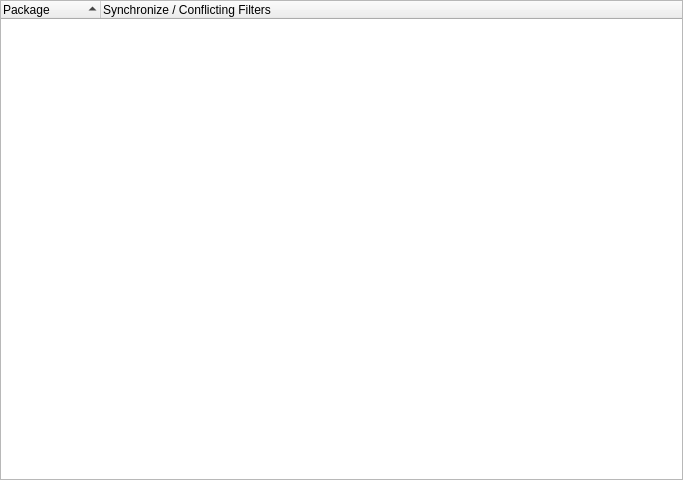
<?xml version="1.0" encoding="UTF-8"?>
<ui version="4.0">
 <class>UnclearPackagesWidget</class>
 <widget class="QWidget" name="UnclearPackagesWidget">
  <property name="geometry">
   <rect>
    <x>0</x>
    <y>0</y>
    <width>683</width>
    <height>480</height>
   </rect>
  </property>
  <property name="windowTitle">
   <string>Resolve Unclear Packages</string>
  </property>
  <property name="whatsThis">
   <string>Decide whether you want to synchronize packages or not. Those packages either had conflicts or are ment to be solved by hand.</string>
  </property>
  <layout class="QVBoxLayout" name="verticalLayout">
   <property name="leftMargin">
    <number>0</number>
   </property>
   <property name="topMargin">
    <number>0</number>
   </property>
   <property name="rightMargin">
    <number>0</number>
   </property>
   <property name="bottomMargin">
    <number>0</number>
   </property>
   <item>
    <widget class="QTreeWidget" name="treeWidget">
     <property name="editTriggers">
      <set>QAbstractItemView::NoEditTriggers</set>
     </property>
     <property name="tabKeyNavigation">
      <bool>true</bool>
     </property>
     <property name="alternatingRowColors">
      <bool>true</bool>
     </property>
     <property name="sortingEnabled">
      <bool>true</bool>
     </property>
     <property name="animated">
      <bool>true</bool>
     </property>
     <column>
      <property name="text">
       <string>Package</string>
      </property>
     </column>
     <column>
      <property name="text">
       <string>Synchronize / Conflicting Filters</string>
      </property>
     </column>
    </widget>
   </item>
  </layout>
 </widget>
 <resources/>
 <connections/>
</ui>
